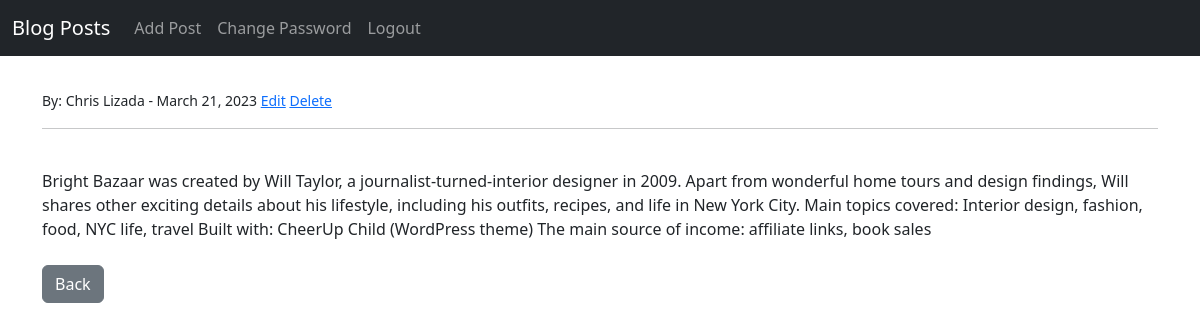
The app's page /article/2 with its own data.
### blog/models.py (models this page shows, shortened)
class Post(models.Model):
    title = models.CharField(max_length=255)
    title_tag = models.CharField(max_length=255)
    author = models.ForeignKey(User, on_delete=models.CASCADE)
    body = models.TextField()
    post_date = models.DateField(auto_now_add=True)

### blog/views.py (the view)
# urls.py: path('article/<int:pk>', ArticleDetailView.as_view(), name="article-detail"),
class ArticleDetailView(DetailView):
    model = Post
    template_name = 'article_details.html'

### blog/templates/article_details.html (shortened to what this page needs)
{% extends 'base.html' %}
{% block content %}
<small>By: {{ post.author.first_name }}  {{post.author.last_name}} - {{ post.post_date }}
    <a href="{% url 'update_post' post.pk %}">Edit</a>
    <a href="{% url 'delete_post' post.pk %}">Delete</a>
</small>
<hr>
<br/>
{{ post.body }}
<br/><br/>
<a href="{% url 'home' %}" class="btn btn-secondary">Back</a>
{% endblock %}

### records on screen
Post: author.first_name "Chris", author.last_name "Lizada", post_date "March 21, 2023", body "Bright Bazaar was created by Will Taylor, a journalist-turned-interior designer in 2009. Apart from wonderful home tours and design findings, Will shares other exciting details about his lifestyle, including his outfits, recipes, and life in New York City. Main topics covered: Interior design, fashion, food, NYC life, travel Built with: CheerUp Child (WordPress theme) The main source of income: affiliate links, book sales"
